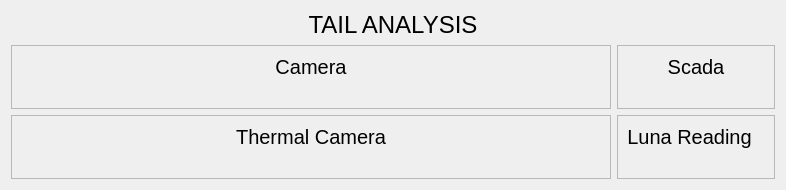
         <widget class="QWidget" name="page_5">
          <layout class="QGridLayout" name="gridLayout_6">
           <item row="1" column="0">
            <widget class="QFrame" name="frame_11">
             <property name="minimumSize">
              <size>
               <width>600</width>
               <height>0</height>
              </size>
             </property>
             <property name="maximumSize">
              <size>
               <width>600</width>
               <height>16777215</height>
              </size>
             </property>
             <property name="frameShape">
              <enum>QFrame::StyledPanel</enum>
             </property>
             <property name="frameShadow">
              <enum>QFrame::Raised</enum>
             </property>
             <layout class="QVBoxLayout" name="verticalLayout_18">
              <item>
               <widget class="QLabel" name="label_33">
                <property name="maximumSize">
                 <size>
                  <width>16777215</width>
                  <height>50</height>
                 </size>
                </property>
                <property name="font">
                 <font>
                  <pointsize>15</pointsize>
                 </font>
                </property>
                <property name="text">
                 <string>Camera</string>
                </property>
                <property name="alignment">
                 <set>Qt::AlignCenter</set>
                </property>
               </widget>
              </item>
              <item>
               <widget class="QLabel" name="label_37">
                <property name="sizePolicy">
                 <sizepolicy hsizetype="Preferred" vsizetype="Expanding">
                  <horstretch>0</horstretch>
                  <verstretch>0</verstretch>
                 </sizepolicy>
                </property>
                <property name="text">
                 <string/>
                </property>
               </widget>
              </item>
             </layout>
            </widget>
           </item>
           <item row="2" column="0">
            <widget class="QFrame" name="frame_12">
             <property name="minimumSize">
              <size>
               <width>600</width>
               <height>0</height>
              </size>
             </property>
             <property name="maximumSize">
              <size>
               <width>600</width>
               <height>16777215</height>
              </size>
             </property>
             <property name="frameShape">
              <enum>QFrame::StyledPanel</enum>
             </property>
             <property name="frameShadow">
              <enum>QFrame::Raised</enum>
             </property>
             <layout class="QVBoxLayout" name="verticalLayout_20">
              <item>
               <widget class="QLabel" name="label_34">
                <property name="maximumSize">
                 <size>
                  <width>16777215</width>
                  <height>50</height>
                 </size>
                </property>
                <property name="font">
                 <font>
                  <pointsize>15</pointsize>
                 </font>
                </property>
                <property name="text">
                 <string>Thermal Camera</string>
                </property>
                <property name="alignment">
                 <set>Qt::AlignCenter</set>
                </property>
               </widget>
              </item>
              <item>
               <widget class="QLabel" name="label_38">
                <property name="sizePolicy">
                 <sizepolicy hsizetype="Preferred" vsizetype="Expanding">
                  <horstretch>0</horstretch>
                  <verstretch>0</verstretch>
                 </sizepolicy>
                </property>
                <property name="text">
                 <string/>
                </property>
               </widget>
              </item>
             </layout>
            </widget>
           </item>
           <item row="1" column="1">
            <widget class="QFrame" name="frame_13">
             <property name="frameShape">
              <enum>QFrame::StyledPanel</enum>
             </property>
             <property name="frameShadow">
              <enum>QFrame::Raised</enum>
             </property>
             <layout class="QVBoxLayout" name="verticalLayout_19">
              <item>
               <widget class="QLabel" name="label_35">
                <property name="maximumSize">
                 <size>
                  <width>16777215</width>
                  <height>50</height>
                 </size>
                </property>
                <property name="font">
                 <font>
                  <pointsize>15</pointsize>
                 </font>
                </property>
                <property name="text">
                 <string>Scada</string>
                </property>
                <property name="alignment">
                 <set>Qt::AlignCenter</set>
                </property>
               </widget>
              </item>
              <item>
               <widget class="QLabel" name="label_39">
                <property name="sizePolicy">
                 <sizepolicy hsizetype="Preferred" vsizetype="Expanding">
                  <horstretch>0</horstretch>
                  <verstretch>0</verstretch>
                 </sizepolicy>
                </property>
                <property name="text">
                 <string/>
                </property>
                <property name="pixmap">
                 <pixmap resource="resource.qrc">:/images/images/tailscada.png</pixmap>
                </property>
                <property name="scaledContents">
                 <bool>true</bool>
                </property>
               </widget>
              </item>
             </layout>
            </widget>
           </item>
           <item row="0" column="0" colspan="2">
            <widget class="QLabel" name="label_32">
             <property name="sizePolicy">
              <sizepolicy hsizetype="Preferred" vsizetype="Expanding">
               <horstretch>0</horstretch>
               <verstretch>0</verstretch>
              </sizepolicy>
             </property>
             <property name="maximumSize">
              <size>
               <width>16777215</width>
               <height>50</height>
              </size>
             </property>
             <property name="font">
              <font>
               <pointsize>18</pointsize>
              </font>
             </property>
             <property name="text">
              <string>TAIL ANALYSIS</string>
             </property>
             <property name="alignment">
              <set>Qt::AlignCenter</set>
             </property>
            </widget>
           </item>
           <item row="2" column="1">
            <widget class="QFrame" name="frame_14">
             <property name="frameShape">
              <enum>QFrame::StyledPanel</enum>
             </property>
             <property name="frameShadow">
              <enum>QFrame::Raised</enum>
             </property>
             <layout class="QVBoxLayout" name="verticalLayout_16">
              <item>
               <layout class="QHBoxLayout" name="horizontalLayout_8">
                <item>
                 <widget class="QLabel" name="label_36">
                  <property name="maximumSize">
                   <size>
                    <width>16777215</width>
                    <height>50</height>
                   </size>
                  </property>
                  <property name="font">
                   <font>
                    <pointsize>15</pointsize>
                   </font>
                  </property>
                  <property name="text">
                   <string>Luna Reading</string>
                  </property>
                  <property name="alignment">
                   <set>Qt::AlignCenter</set>
                  </property>
                 </widget>
                </item>
                <item>
                 <widget class="QLabel" name="label_54">
                  <property name="text">
                   <string/>
                  </property>
                 </widget>
                </item>
               </layout>
              </item>
              <item>
               <widget class="QLabel" name="label_40">
                <property name="sizePolicy">
                 <sizepolicy hsizetype="Preferred" vsizetype="Expanding">
                  <horstretch>0</horstretch>
                  <verstretch>0</verstretch>
                 </sizepolicy>
                </property>
                <property name="text">
                 <string/>
                </property>
               </widget>
              </item>
             </layout>
            </widget>
           </item>
          </layout>
         </widget>
